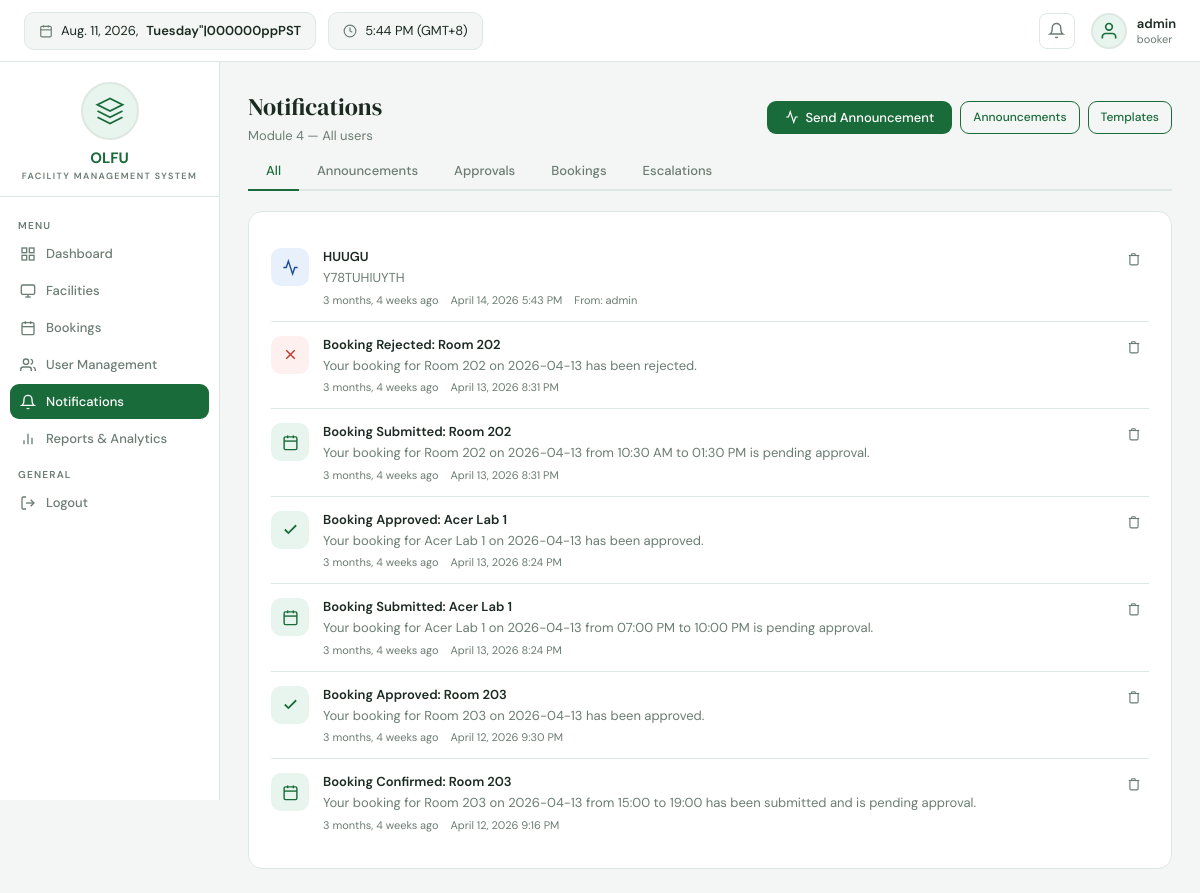
/notifications/ (signed in), run on the app's committed database.
### apps/models.py (models this page shows, shortened)
class User(AbstractUser):
    SUPERUSER_ROLE = 'superuser'
    FACILITY_MANAGER = 'facility_manager'
    TECHNICAL_STAFF = 'technical_staff'
    STANDARD_USER = 'standard_user'
    ROLE_CHOICES = [
        (SUPERUSER_ROLE, 'Superuser'),
        (FACILITY_MANAGER, 'Facility Manager'),
        (TECHNICAL_STAFF, 'Technical Staff'),
        (STANDARD_USER, 'Standard User'),
    ]
    DEPARTMENT_CHOICES = [
        ('BSIT', 'BS Information Technology'),
        ('BSCS', 'BS Computer Science'),
        ('BSIS', 'BS Information Systems'),
        ('IT_DEPT', 'IT Department'),
        ('ADMIN', 'Administration'),
        ('OTHER', 'Other'),
    ]
    role = models.CharField(max_length=30, choices=ROLE_CHOICES, default=STANDARD_USER)
    department = models.CharField(max_length=30, choices=DEPARTMENT_CHOICES, blank=True, default='')
    phone = models.CharField(max_length=20, blank=True)
    profile_notes = models.TextField(blank=True)
    last_active = models.DateTimeField(null=True, blank=True)
    mfa_enabled = models.BooleanField(default=False)
    failed_login_attempts = models.PositiveIntegerField(default=0)
    is_locked = models.BooleanField(default=False)
    def can_manage_users(self):
        return self.role == self.SUPERUSER_ROLE or self.is_superuser
    def can_view_reports(self):
        return self.role in [self.SUPERUSER_ROLE, self.FACILITY_MANAGER] or self.is_superuser
    def can_send_announcements(self):
        return self.role in [self.SUPERUSER_ROLE, self.FACILITY_MANAGER] or self.is_superuser

class Notification(models.Model):
    TYPE_CHOICES = [
        ('confirmation', 'Booking Confirmation'),
        ('approval', 'Booking Approved'),
        ('rejection', 'Booking Rejected'),
        ('reminder', 'Booking Reminder'),
        ('cancellation', 'Booking Cancelled'),
        ('announcement', 'Announcement'),
        ('escalation', 'Escalation Alert'),
    ]
    recipient = models.ForeignKey(User, on_delete=models.CASCADE, related_name='notifications')
    notif_type = models.CharField(max_length=20, choices=TYPE_CHOICES)
    title = models.CharField(max_length=200)
    message = models.TextField()
    is_read = models.BooleanField(default=False)
    booking = models.ForeignKey(Booking, on_delete=models.SET_NULL, null=True, blank=True, related_name='notifications')
    sent_by = models.ForeignKey(User, on_delete=models.SET_NULL, null=True, blank=True, related_name='sent_notifications')
    created_at = models.DateTimeField(auto_now_add=True)
    class Meta:
        ordering = ['-created_at']

### apps/views.py (the view)
# urls.py: path('notifications/', views.notifications_view, name='notifications'),
@login_required(login_url='login')
def notifications_view(request):
    filter_type = request.GET.get('type', '')
    notifications = request.user.notifications.all()
    if filter_type:
        notifications = notifications.filter(notif_type=filter_type)
    request.user.notifications.filter(is_read=False).update(is_read=True)
    unread_count = request.user.notifications.filter(is_read=False).count()
    total_count = request.user.notifications.count()
    announcements = Announcement.objects.all()[:5]
    return render(request, 'notifications.html', {
        'notifications': notifications,
        'filter_type': filter_type,
        'type_choices': Notification.TYPE_CHOICES,
        'total_count': total_count,
        'announcements': announcements,
    })

### templates/notifications.html (shortened to what this page needs)
{% extends 'base.html' %}
{% block content %}
<div style="display:flex;align-items:center;justify-content:space-between;margin-bottom:8px;flex-wrap:wrap;gap:12px;">
  <div>
    <div style="font-family:'DM Serif Display',serif;font-size:24px;">Notifications</div>
    <div style="font-size:13px;color:var(--muted);margin-top:4px;">Module 4 — All users</div>
  </div>
  <div style="display:flex;gap:8px;flex-wrap:wrap;">
    {% if user.can_send_announcements %}
    <a href="{% url 'announcement_create' %}" class="btn btn-primary">
      <svg width="14" height="14" fill="none" viewBox="0 0 24 24" stroke="currentColor" stroke-width="2"><path d="M22 12h-4l-3 9L9 3l-3 9H2"/></svg>
      Send Announcement
    </a>
    <a href="{% url 'announcement_list' %}" class="btn btn-outline btn-sm">Announcements</a>
    <a href="{% url 'notification_templates' %}" class="btn btn-outline btn-sm">Templates</a>
    {% endif %}
  </div>
</div>
<div class="tab-bar">
  <a href="?type=" class="tab {% if not filter_type %}active{% endif %}">All</a>
  <a href="?type=announcement" class="tab {% if filter_type == 'announcement' %}active{% endif %}">Announcements</a>
  <a href="?type=approval" class="tab {% if filter_type == 'approval' %}active{% endif %}">Approvals</a>
  <a href="?type=confirmation" class="tab {% if filter_type == 'confirmation' %}active{% endif %}">Bookings</a>
  <a href="?type=escalation" class="tab {% if filter_type == 'escalation' %}active{% endif %}">Escalations</a>
</div>
<div class="card">
  {% if notifications %}
  {% for notif in notifications %}
  <div class="notif-item {% if not notif.is_read %}unread{% endif %}">
    <div class="notif-icon" style="
      {% if notif.notif_type == 'approval' %}background:var(--green-light);
      {% elif notif.notif_type == 'rejection' or notif.notif_type == 'cancellation' %}background:var(--red-light);
      {% elif notif.notif_type == 'escalation' %}background:var(--red-light);
      {% elif notif.notif_type == 'announcement' %}background:#e8f0fb;
      {% elif notif.notif_type == 'reminder' %}background:var(--amber-light);
      {% else %}background:var(--green-light);{% endif %}">
      {% if notif.notif_type == 'approval' %}
      <svg fill="none" viewBox="0 0 24 24" stroke="currentColor" stroke-width="2.5" style="color:var(--green);"><polyline points="20 6 9 17 4 12"/></svg>
      {% elif notif.notif_type == 'rejection' or notif.notif_type == 'cancellation' %}
      <svg fill="none" viewBox="0 0 24 24" stroke="currentColor" stroke-width="2" style="color:var(--red);"><line x1="18" y1="6" x2="6" y2="18"/><line x1="6" y1="6" x2="18" y2="18"/></svg>
      {% elif notif.notif_type == 'escalation' %}
      <svg fill="none" viewBox="0 0 24 24" stroke="currentColor" stroke-width="2" style="color:var(--red);"><path d="M10.29 3.86L1.82 18a2 2 0 0 0 1.71 3h16.94a2 2 0 0 0 1.71-3L13.71 3.86a2 2 0 0 0-3.42 0z"/><line x1="12" y1="9" x2="12" y2="13"/><line x1="12" y1="17" x2="12.01" y2="17"/></svg>
      {% elif notif.notif_type == 'announcement' %}
      <svg fill="none" viewBox="0 0 24 24" stroke="currentColor" stroke-width="2" style="color:#1a4a9e;"><path d="M22 12h-4l-3 9L9 3l-3 9H2"/></svg>
      {% elif notif.notif_type == 'reminder' %}
      <svg fill="none" viewBox="0 0 24 24" stroke="currentColor" stroke-width="2" style="color:var(--amber);"><circle cx="12" cy="12" r="10"/><polyline points="12 6 12 12 16 14"/></svg>
      {% else %}
      <svg fill="none" viewBox="0 0 24 24" stroke="currentColor" stroke-width="2" style="color:var(--green);"><rect x="3" y="4" width="18" height="18" rx="2"/><line x1="16" y1="2" x2="16" y2="6"/><line x1="8" y1="2" x2="8" y2="6"/><line x1="3" y1="10" x2="21" y2="10"/></svg>
      {% endif %}
    </div>
    <div class="notif-body">
      <div class="notif-title">
        {{ notif.title }}
      </div>
      <div class="notif-msg">{{ notif.message }}</div>
      <div class="notif-meta">
        <span>{{ notif.created_at|timesince }} ago</span>
        <span>{{ notif.created_at|date:"N j, Y g:i A" }}</span>
        {% if notif.sent_by %}<span>From: {{ notif.sent_by.get_full_name|default:notif.sent_by.username }}</span>{% endif %}
      </div>
    </div>
    <div class="notif-actions">
      <a href="{% url 'notification_delete' notif.pk %}" class="btn btn-sm" style="background:none;border:none;color:var(--muted);padding:4px 8px;" title="Delete" onclick="return confirm('Delete this notification?')">
        <svg width="14" height="14" fill="none" viewBox="0 0 24 24" stroke="currentColor" stroke-width="2"><polyline points="3 6 5 6 21 6"/><path d="M19 6v14a2 2 0 0 1-2 2H7a2 2 0 0 1-2-2V6m3 0V4a1 1 0 0 1 1-1h4a1 1 0 0 1 1 1v2"/></svg>
      </a>
    </div>
  </div>
  {% endfor %}
  {% endif %}
</div>
{% endblock %}

### templates/base.html (shortened to what this page needs)
<!DOCTYPE html>
<html lang="en">
<head>
</head>
<body>
<div class="topbar">
  <div class="topbar-pill">
    <svg fill="none" viewBox="0 0 24 24" stroke="currentColor" stroke-width="2"><rect x="3" y="4" width="18" height="18" rx="2"/><line x1="16" y1="2" x2="16" y2="6"/><line x1="8" y1="2" x2="8" y2="6"/><line x1="3" y1="10" x2="21" y2="10"/></svg>
    {% now "N j, Y" %}, <b>{% now "l"|upper %}</b>
  </div>
  <div class="topbar-pill">
    <svg fill="none" viewBox="0 0 24 24" stroke="currentColor" stroke-width="2"><circle cx="12" cy="12" r="10"/><polyline points="12 6 12 12 16 14"/></svg>
    {% now "g:i A" %} (GMT+8)
  </div>
  {% if user.is_authenticated %}
  <a href="{% url 'notifications' %}" class="topbar-icon">
    <svg fill="none" viewBox="0 0 24 24" stroke="currentColor" stroke-width="2"><path d="M18 8A6 6 0 0 0 6 8c0 7-3 9-3 9h18s-3-2-3-9"/><path d="M13.73 21a2 2 0 0 1-3.46 0"/></svg>
  </a>
  <div class="topbar-user">
    <div class="topbar-avatar"><svg fill="none" viewBox="0 0 24 24" stroke="currentColor" stroke-width="2"><path d="M20 21v-2a4 4 0 0 0-4-4H8a4 4 0 0 0-4 4v2"/><circle cx="12" cy="7" r="4"/></svg></div>
    <div>
      <div class="topbar-name">{{ user.get_full_name|default:user.username }}</div>
      <div class="topbar-role">{{ user.get_role_display }}</div>
    </div>
  </div>
  {% endif %}
</div>
<div class="layout">
  {% if user.is_authenticated %}
  <div class="sidebar">
    <div class="sidebar-logo">
      <div class="logo-circle">
        <svg viewBox="0 0 24 24" fill="none" stroke="currentColor" stroke-width="1.5"><path d="M12 2L2 7l10 5 10-5-10-5z"/><path d="M2 17l10 5 10-5"/><path d="M2 12l10 5 10-5"/></svg>
      </div>
      <div class="logo-name">OLFU</div>
      <div class="logo-sub">Facility Management System</div>
    </div>
    <div class="sidebar-nav">
      <div class="nav-label">Menu</div>
      <a href="{% url 'dashboard' %}" class="nav-item {% if request.resolver_match.url_name == 'dashboard' %}active{% endif %}">
        <svg fill="none" viewBox="0 0 24 24" stroke="currentColor" stroke-width="2"><rect x="3" y="3" width="7" height="7"/><rect x="14" y="3" width="7" height="7"/><rect x="14" y="14" width="7" height="7"/><rect x="3" y="14" width="7" height="7"/></svg>
        Dashboard
      </a>
      <a href="{% url 'facilities' %}" class="nav-item {% if 'facilit' in request.resolver_match.url_name %}active{% endif %}">
        <svg fill="none" viewBox="0 0 24 24" stroke="currentColor" stroke-width="2"><rect x="2" y="3" width="20" height="14" rx="2"/><line x1="8" y1="21" x2="16" y2="21"/><line x1="12" y1="17" x2="12" y2="21"/></svg>
        Facilities
      </a>
      <a href="{% url 'bookings' %}" class="nav-item {% if 'booking' in request.resolver_match.url_name %}active{% endif %}">
        <svg fill="none" viewBox="0 0 24 24" stroke="currentColor" stroke-width="2"><rect x="3" y="4" width="18" height="18" rx="2"/><line x1="16" y1="2" x2="16" y2="6"/><line x1="8" y1="2" x2="8" y2="6"/><line x1="3" y1="10" x2="21" y2="10"/></svg>
        Bookings
      </a>
      {% if user.can_manage_users %}
      <a href="{% url 'user_list' %}" class="nav-item {% if 'user' in request.resolver_match.url_name %}active{% endif %}">
        <svg fill="none" viewBox="0 0 24 24" stroke="currentColor" stroke-width="2"><path d="M17 21v-2a4 4 0 0 0-4-4H5a4 4 0 0 0-4 4v2"/><circle cx="9" cy="7" r="4"/><path d="M23 21v-2a4 4 0 0 0-3-3.87"/><path d="M16 3.13a4 4 0 0 1 0 7.75"/></svg>
        User Management
      </a>
      {% endif %}
      <a href="{% url 'notifications' %}" class="nav-item {% if request.resolver_match.url_name == 'notifications' %}active{% endif %}">
        <svg fill="none" viewBox="0 0 24 24" stroke="currentColor" stroke-width="2"><path d="M18 8A6 6 0 0 0 6 8c0 7-3 9-3 9h18s-3-2-3-9"/><path d="M13.73 21a2 2 0 0 1-3.46 0"/></svg>
        Notifications
      </a>
      {% if user.can_view_reports %}
      <a href="{% url 'reports' %}" class="nav-item {% if request.resolver_match.url_name == 'reports' %}active{% endif %}">
        <svg fill="none" viewBox="0 0 24 24" stroke="currentColor" stroke-width="2"><line x1="18" y1="20" x2="18" y2="10"/><line x1="12" y1="20" x2="12" y2="4"/><line x1="6" y1="20" x2="6" y2="14"/></svg>
        Reports & Analytics
      </a>
      {% endif %}
      <div class="nav-label" style="margin-top:12px;">General</div>
      <a href="{% url 'logout' %}" class="nav-item">
        <svg fill="none" viewBox="0 0 24 24" stroke="currentColor" stroke-width="2"><path d="M9 21H5a2 2 0 0 1-2-2V5a2 2 0 0 1 2-2h4"/><polyline points="16 17 21 12 16 7"/><line x1="21" y1="12" x2="9" y2="12"/></svg>
        Logout
      </a>
    </div>
  </div>
  {% endif %}
  <div class="main">
    {% block content %}{% endblock %}
  </div>
</div>
</body>
</html>

### data on the page
User: get_full_name "admin", role "booker"
Notification: notif_type "announcement" (drawn), title "HUUGU", message "Y78TUHIUYTH", created_at "3 months, 4 weeks", created_at "April 14, 2026 5:43 PM", sent_by.get_full_name "admin"
Notification: notif_type "rejection" (drawn), title "Booking Rejected: Room 202", message "Your booking for Room 202 on 2026-04-13 has been rejected.", created_at "3 months, 4 weeks", created_at "April 13, 2026 8:31 PM"
Notification: notif_type "confirmation" (drawn), title "Booking Submitted: Room 202", message "Your booking for Room 202 on 2026-04-13 from 10:30 AM to 01:30 PM is pending approval.", created_at "3 months, 4 weeks", created_at "April 13, 2026 8:31 PM"
Notification: notif_type "approval" (drawn), title "Booking Approved: Acer Lab 1", message "Your booking for Acer Lab 1 on 2026-04-13 has been approved.", created_at "3 months, 4 weeks", created_at "April 13, 2026 8:24 PM"
Notification: notif_type "confirmation" (drawn), title "Booking Submitted: Acer Lab 1", message "Your booking for Acer Lab 1 on 2026-04-13 from 07:00 PM to 10:00 PM is pending approval.", created_at "3 months, 4 weeks", created_at "April 13, 2026 8:24 PM"
Notification: notif_type "approval" (drawn), title "Booking Approved: Room 203", message "Your booking for Room 203 on 2026-04-13 has been approved.", created_at "3 months, 4 weeks", created_at "April 12, 2026 9:30 PM"
Notification: notif_type "confirmation" (drawn), title "Booking Confirmed: Room 203", message "Your booking for Room 203 on 2026-04-13 from 15:00 to 19:00 has been submitted and is pending approval.", created_at "3 months, 4 weeks", created_at "April 12, 2026 9:16 PM"
